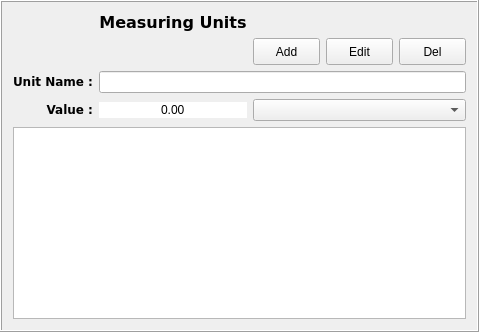
            <widget class="QFrame" name="units_frame">
             <property name="enabled">
              <bool>true</bool>
             </property>
             <property name="minimumSize">
              <size>
               <width>0</width>
               <height>107</height>
              </size>
             </property>
             <property name="styleSheet">
              <string notr="true">#units_frame{
border: 1px solid rgb(19, 23, 35);;

border-radius: 4px;
}</string>
             </property>
             <property name="frameShape">
              <enum>QFrame::Box</enum>
             </property>
             <property name="frameShadow">
              <enum>QFrame::Raised</enum>
             </property>
             <layout class="QGridLayout" name="gridLayout_6">
              <item row="3" column="1">
               <widget class="QDoubleSpinBox" name="unit_value">
                <property name="styleSheet">
                 <string notr="true">border:0px;
</string>
                </property>
                <property name="alignment">
                 <set>Qt::AlignCenter</set>
                </property>
                <property name="buttonSymbols">
                 <enum>QAbstractSpinBox::NoButtons</enum>
                </property>
                <property name="maximum">
                 <double>10000000000000000000.000000000000000</double>
                </property>
               </widget>
              </item>
              <item row="4" column="0" colspan="5">
               <widget class="QListWidget" name="units_list">
                <property name="spacing">
                 <number>2</number>
                </property>
               </widget>
              </item>
              <item row="0" column="1">
               <widget class="QLabel" name="label_6">
                <property name="font">
                 <font>
                  <family>Bitstream Vera Sans</family>
                  <pointsize>12</pointsize>
                  <weight>75</weight>
                  <italic>false</italic>
                  <bold>true</bold>
                 </font>
                </property>
                <property name="styleSheet">
                 <string notr="true">border:0px;</string>
                </property>
                <property name="text">
                 <string>&lt;html&gt;&lt;head/&gt;&lt;body&gt;&lt;p align=&quot;center&quot;&gt;&lt;span style=&quot; font-weight:600;&quot;&gt;Measuring Units&lt;/span&gt;&lt;/p&gt;&lt;/body&gt;&lt;/html&gt;</string>
                </property>
               </widget>
              </item>
              <item row="1" column="4">
               <widget class="QPushButton" name="delete_unit">
                <property name="minimumSize">
                 <size>
                  <width>67</width>
                  <height>27</height>
                 </size>
                </property>
                <property name="maximumSize">
                 <size>
                  <width>67</width>
                  <height>27</height>
                 </size>
                </property>
                <property name="font">
                 <font>
                  <weight>50</weight>
                  <bold>false</bold>
                 </font>
                </property>
                <property name="styleSheet">
                 <string notr="true">border-color:rgb(161, 0, 0);
border-width:2px; </string>
                </property>
                <property name="text">
                 <string>Del</string>
                </property>
                <property name="icon">
                 <iconset>
                  <normaloff>icons/delete.png</normaloff>icons/delete.png</iconset>
                </property>
               </widget>
              </item>
              <item row="1" column="2">
               <widget class="QPushButton" name="add_unit">
                <property name="minimumSize">
                 <size>
                  <width>67</width>
                  <height>27</height>
                 </size>
                </property>
                <property name="maximumSize">
                 <size>
                  <width>67</width>
                  <height>27</height>
                 </size>
                </property>
                <property name="font">
                 <font>
                  <weight>50</weight>
                  <bold>false</bold>
                 </font>
                </property>
                <property name="text">
                 <string>Add</string>
                </property>
                <property name="icon">
                 <iconset>
                  <normaloff>icons/add.png</normaloff>icons/add.png</iconset>
                </property>
               </widget>
              </item>
              <item row="2" column="1" colspan="4">
               <widget class="QLineEdit" name="unit_name"/>
              </item>
              <item row="3" column="0">
               <widget class="QLabel" name="label_7">
                <property name="font">
                 <font>
                  <family>Bitstream Vera Sans</family>
                  <weight>75</weight>
                  <bold>true</bold>
                 </font>
                </property>
                <property name="text">
                 <string>&lt;html&gt;&lt;head/&gt;&lt;body&gt;&lt;p align=&quot;right&quot;&gt;Value :&lt;/p&gt;&lt;/body&gt;&lt;/html&gt;</string>
                </property>
               </widget>
              </item>
              <item row="2" column="0">
               <widget class="QLabel" name="label_9">
                <property name="font">
                 <font>
                  <family>Bitstream Vera Sans</family>
                  <weight>75</weight>
                  <bold>true</bold>
                 </font>
                </property>
                <property name="text">
                 <string>&lt;html&gt;&lt;head/&gt;&lt;body&gt;&lt;p align=&quot;right&quot;&gt;&lt;span style=&quot; font-weight:600;&quot;&gt;Unit Name :&lt;/span&gt;&lt;/p&gt;&lt;/body&gt;&lt;/html&gt;</string>
                </property>
               </widget>
              </item>
              <item row="1" column="3">
               <widget class="QPushButton" name="edit_unit">
                <property name="minimumSize">
                 <size>
                  <width>67</width>
                  <height>27</height>
                 </size>
                </property>
                <property name="maximumSize">
                 <size>
                  <width>67</width>
                  <height>27</height>
                 </size>
                </property>
                <property name="font">
                 <font>
                  <weight>50</weight>
                  <bold>false</bold>
                 </font>
                </property>
                <property name="text">
                 <string>Edit</string>
                </property>
                <property name="icon">
                 <iconset>
                  <normaloff>icons/edit.png</normaloff>icons/edit.png</iconset>
                </property>
               </widget>
              </item>
              <item row="3" column="2" colspan="3">
               <widget class="QComboBox" name="units_combo"/>
              </item>
             </layout>
            </widget>
